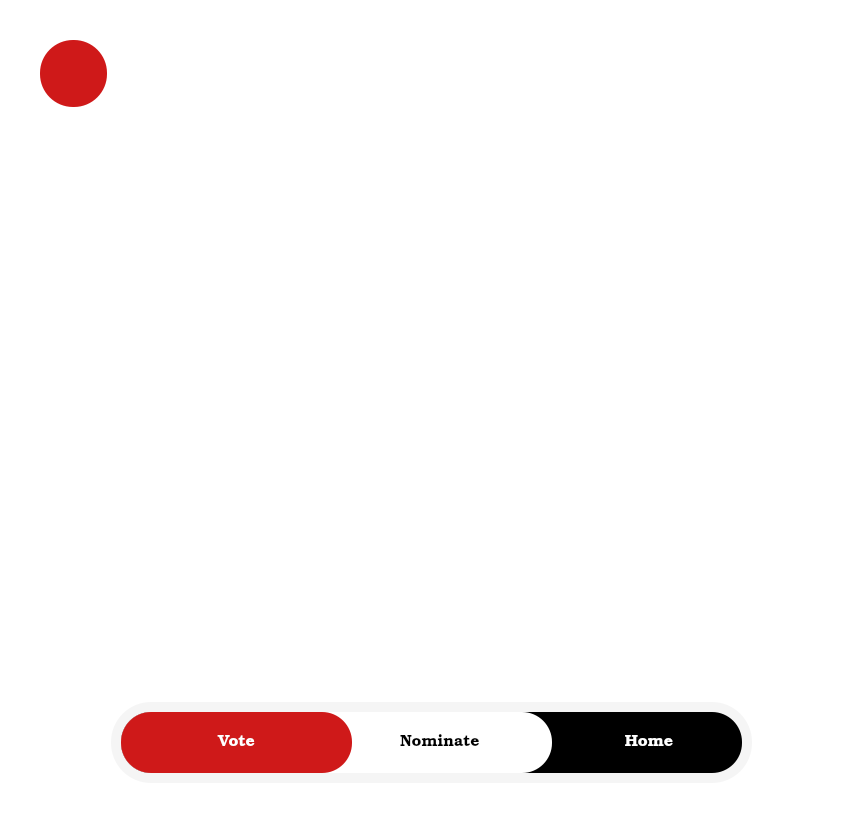
<?xml version="1.0" encoding="UTF-8"?>
<ui version="4.0">
 <class>MainWindow</class>
 <widget class="QMainWindow" name="MainWindow">
  <property name="geometry">
   <rect>
    <x>0</x>
    <y>0</y>
    <width>862</width>
    <height>832</height>
   </rect>
  </property>
  <property name="windowTitle">
   <string>MainWindow</string>
  </property>
  <property name="styleSheet">
   <string notr="true">background-color: rgb(255, 255, 255);</string>
  </property>
  <widget class="QWidget" name="centralwidget">
   <widget class="QLabel" name="label">
    <property name="geometry">
     <rect>
      <x>113</x>
      <y>90</y>
      <width>611</width>
      <height>581</height>
     </rect>
    </property>
    <property name="styleSheet">
     <string notr="true">background-color: transparent;</string>
    </property>
    <property name="text">
     <string/>
    </property>
    <property name="pixmap">
     <pixmap>../image/sistema.png</pixmap>
    </property>
    <property name="scaledContents">
     <bool>true</bool>
    </property>
   </widget>
   <widget class="QWidget" name="widget_7" native="true">
    <property name="geometry">
     <rect>
      <x>111</x>
      <y>702</y>
      <width>641</width>
      <height>81</height>
     </rect>
    </property>
    <property name="styleSheet">
     <string notr="true">background-color: rgb(245, 245, 245);
border-radius: 40px;</string>
    </property>
    <widget class="QPushButton" name="voteui_btn">
     <property name="geometry">
      <rect>
       <x>10</x>
       <y>10</y>
       <width>231</width>
       <height>61</height>
      </rect>
     </property>
     <property name="font">
      <font>
       <family>Bookman Old Style</family>
       <pointsize>12</pointsize>
      </font>
     </property>
     <property name="styleSheet">
      <string notr="true">background-color: rgb(207, 25, 25);
color: rgb(255, 255, 255);
border-radius: 30px;</string>
     </property>
     <property name="text">
      <string>Vote</string>
     </property>
    </widget>
    <widget class="QPushButton" name="home_btn">
     <property name="geometry">
      <rect>
       <x>10</x>
       <y>10</y>
       <width>621</width>
       <height>61</height>
      </rect>
     </property>
     <property name="font">
      <font>
       <family>Bookman Old Style</family>
       <pointsize>12</pointsize>
      </font>
     </property>
     <property name="styleSheet">
      <string notr="true">background-color: rgb(0, 0, 0);
color: rgb(255, 255, 255);
border-radius: 30px;</string>
     </property>
     <property name="text">
      <string>                                                                                Home</string>
     </property>
    </widget>
    <widget class="QPushButton" name="nominate_btn">
     <property name="geometry">
      <rect>
       <x>10</x>
       <y>10</y>
       <width>431</width>
       <height>61</height>
      </rect>
     </property>
     <property name="font">
      <font>
       <family>Bookman Old Style</family>
       <pointsize>12</pointsize>
      </font>
     </property>
     <property name="styleSheet">
      <string notr="true">background-color: rgb(255, 255, 255);
border-radius: 30px;</string>
     </property>
     <property name="text">
      <string>                                      Nominate</string>
     </property>
    </widget>
    <zorder>home_btn</zorder>
    <zorder>nominate_btn</zorder>
    <zorder>voteui_btn</zorder>
   </widget>
   <widget class="QLabel" name="label_6">
    <property name="geometry">
     <rect>
      <x>-260</x>
      <y>-180</y>
      <width>611</width>
      <height>591</height>
     </rect>
    </property>
    <property name="styleSheet">
     <string notr="true">background-color: transparent;</string>
    </property>
    <property name="text">
     <string/>
    </property>
    <property name="pixmap">
     <pixmap>../image/elements2.png</pixmap>
    </property>
    <property name="scaledContents">
     <bool>true</bool>
    </property>
   </widget>
   <widget class="QLabel" name="label_7">
    <property name="geometry">
     <rect>
      <x>550</x>
      <y>320</y>
      <width>618</width>
      <height>584</height>
     </rect>
    </property>
    <property name="styleSheet">
     <string notr="true">background-color: transparent;</string>
    </property>
    <property name="text">
     <string/>
    </property>
    <property name="pixmap">
     <pixmap>../image/elements2.png</pixmap>
    </property>
    <property name="scaledContents">
     <bool>true</bool>
    </property>
   </widget>
   <widget class="QLabel" name="label_4">
    <property name="geometry">
     <rect>
      <x>500</x>
      <y>-110</y>
      <width>721</width>
      <height>561</height>
     </rect>
    </property>
    <property name="styleSheet">
     <string notr="true">background-color: transparent;</string>
    </property>
    <property name="text">
     <string/>
    </property>
    <property name="pixmap">
     <pixmap>../image/elements3.png</pixmap>
    </property>
    <property name="scaledContents">
     <bool>true</bool>
    </property>
   </widget>
   <widget class="QLabel" name="label_5">
    <property name="geometry">
     <rect>
      <x>-80</x>
      <y>490</y>
      <width>721</width>
      <height>561</height>
     </rect>
    </property>
    <property name="styleSheet">
     <string notr="true">background-color: transparent;</string>
    </property>
    <property name="text">
     <string/>
    </property>
    <property name="pixmap">
     <pixmap>../image/elements3.png</pixmap>
    </property>
    <property name="scaledContents">
     <bool>true</bool>
    </property>
   </widget>
   <widget class="QPushButton" name="editui_btn">
    <property name="geometry">
     <rect>
      <x>40</x>
      <y>40</y>
      <width>67</width>
      <height>67</height>
     </rect>
    </property>
    <property name="font">
     <font>
      <family>Bookman Old Style</family>
     </font>
    </property>
    <property name="styleSheet">
     <string notr="true">background-color: rgb(207, 25, 25);
color: rgb(255, 255, 255);
border-radius: 33px;</string>
    </property>
    <property name="text">
     <string/>
    </property>
    <property name="icon">
     <iconset>
      <normaloff>../image/edit.png</normaloff>../image/edit.png</iconset>
    </property>
    <property name="iconSize">
     <size>
      <width>32</width>
      <height>32</height>
     </size>
    </property>
   </widget>
   <widget class="QLabel" name="note_1">
    <property name="geometry">
     <rect>
      <x>440</x>
      <y>90</y>
      <width>391</width>
      <height>21</height>
     </rect>
    </property>
    <property name="font">
     <font>
      <family>Bookman Old Style</family>
      <pointsize>10</pointsize>
      <weight>75</weight>
      <bold>true</bold>
     </font>
    </property>
    <property name="styleSheet">
     <string notr="true">color: rgb(207, 25, 25);
background-color: transparent;</string>
    </property>
    <property name="text">
     <string/>
    </property>
    <property name="alignment">
     <set>Qt::AlignCenter</set>
    </property>
   </widget>
   <widget class="QLabel" name="note_2">
    <property name="geometry">
     <rect>
      <x>440</x>
      <y>116</y>
      <width>391</width>
      <height>21</height>
     </rect>
    </property>
    <property name="font">
     <font>
      <family>Bookman Old Style</family>
      <pointsize>10</pointsize>
      <weight>75</weight>
      <bold>true</bold>
     </font>
    </property>
    <property name="styleSheet">
     <string notr="true">color: rgb(207, 25, 25);
background-color: transparent;</string>
    </property>
    <property name="text">
     <string/>
    </property>
    <property name="alignment">
     <set>Qt::AlignCenter</set>
    </property>
   </widget>
   <zorder>label_5</zorder>
   <zorder>label_7</zorder>
   <zorder>label_6</zorder>
   <zorder>label</zorder>
   <zorder>widget_7</zorder>
   <zorder>label_4</zorder>
   <zorder>editui_btn</zorder>
   <zorder>note_1</zorder>
   <zorder>note_2</zorder>
  </widget>
 </widget>
 <resources/>
 <connections/>
</ui>
